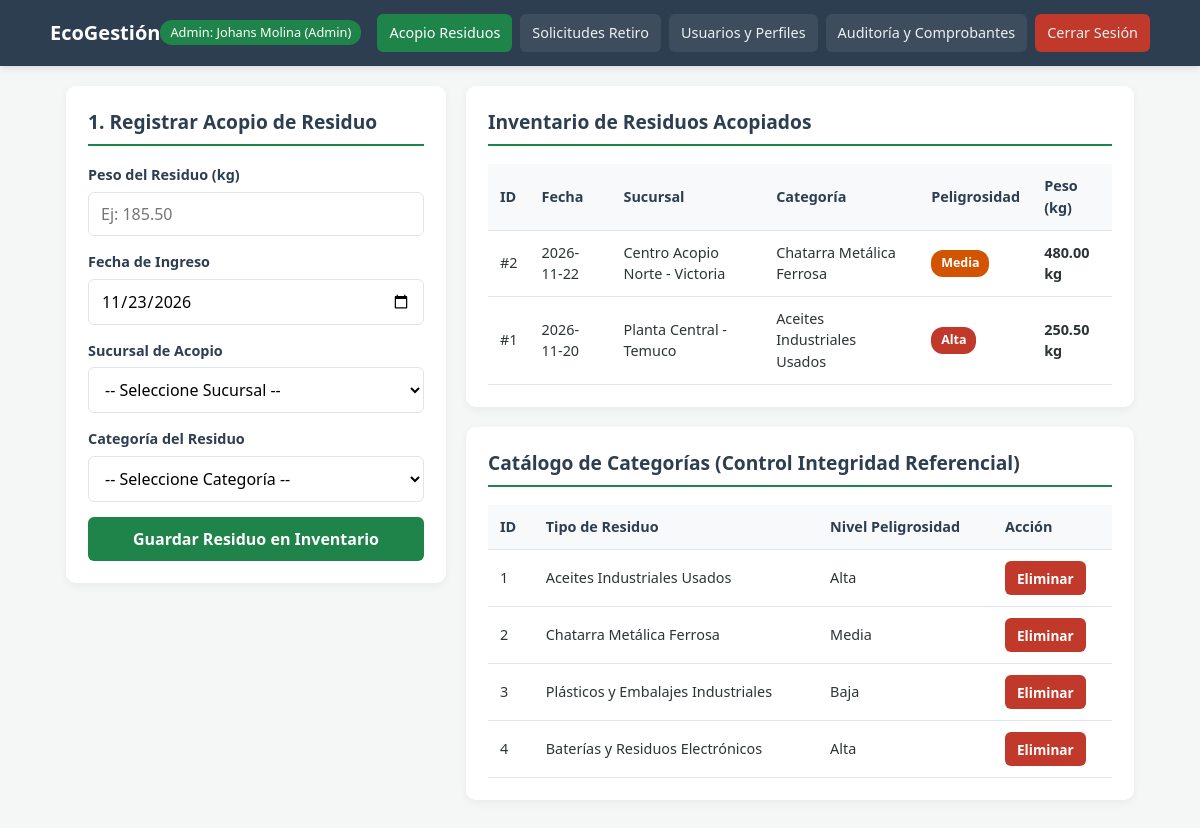
The page /dashboard.php (signed in) on the database its author committed.
### tables this page shows
CREATE TABLE IF NOT EXISTS `residuo` (
  `id_residuo` int(11) NOT NULL AUTO_INCREMENT,
  `peso_kg` decimal(10,2) NOT NULL,
  `fecha` date NOT NULL,
  `id_categoria` int(11) NOT NULL,
  `id_sucursal` int(11) NOT NULL,
  `id_usuario_registra` int(11) NOT NULL,
  PRIMARY KEY (`id_residuo`),
  KEY `fk_residuo_categoria` (`id_categoria`),
  KEY `fk_residuo_sucursal` (`id_sucursal`),
  KEY `fk_residuo_usuario` (`id_usuario_registra`),
  CONSTRAINT `fk_residuo_categoria` FOREIGN KEY (`id_categoria`) REFERENCES `categoria_residuo` (`id_categoria`) ON DELETE RESTRICT ON UPDATE CASCADE,
  CONSTRAINT `fk_residuo_sucursal` FOREIGN KEY (`id_sucursal`) REFERENCES `sucursal` (`id_sucursal`) ON DELETE RESTRICT ON UPDATE CASCADE,
  CONSTRAINT `fk_residuo_usuario` FOREIGN KEY (`id_usuario_registra`) REFERENCES `usuario` (`id_usuario`) ON DELETE RESTRICT ON UPDATE CASCADE
);

CREATE TABLE IF NOT EXISTS `sucursal` (
  `id_sucursal` int(11) NOT NULL AUTO_INCREMENT,
  `nombre_sucursal` varchar(100) NOT NULL,
  `direccion` varchar(200) NOT NULL,
  PRIMARY KEY (`id_sucursal`)
);

CREATE TABLE IF NOT EXISTS `categoria_residuo` (
  `id_categoria` int(11) NOT NULL AUTO_INCREMENT,
  `tipo_residuo` varchar(100) NOT NULL,
  `peligrosidad` varchar(50) NOT NULL,
  PRIMARY KEY (`id_categoria`)
);

### dashboard.php (the view, shortened to what this page needs)
<?php
require_once 'conexion.php';
$categorias_list = $conn->query("SELECT * FROM categoria_residuo ORDER BY id_categoria");
$residuos = $conn->query("
    SELECT r.id_residuo, r.peso_kg, r.fecha, c.tipo_residuo, c.peligrosidad, s.nombre_sucursal, u.nombre AS registrador
    FROM residuo r
    INNER JOIN categoria_residuo c ON r.id_categoria = c.id_categoria
    INNER JOIN sucursal s ON r.id_sucursal = s.id_sucursal
    INNER JOIN usuario u ON r.id_usuario_registra = u.id_usuario
    ORDER BY r.id_residuo DESC
");
?>
<!DOCTYPE html>
<html lang="es">
<head>
    <link rel="stylesheet" href="style.css">
</head>
<body>
    <nav class="navbar">
        <div class="nav-container">
            <div class="nav-brand">
                <h1>EcoGestión</h1>
                <span>Admin: <?= htmlspecialchars($_SESSION['nombre']) ?></span>
            </div>
            <div class="nav-links">
                <a href="dashboard.php" class="active">Acopio Residuos</a>
                <a href="solicitudes.php">Solicitudes Retiro</a>
                <a href="usuarios.php">Usuarios y Perfiles</a>
                <a href="auditoria.php">Auditoría y Comprobantes</a>
                <a href="logout.php" class="btn-salir">Cerrar Sesión</a>
            </div>
        </div>
    </nav>
    <div class="container grid-2">
        <div class="card">
            <h2>1. Registrar Acopio de Residuo</h2>
            <form method="POST" action="dashboard.php">
                <div class="form-group">
                    <label for="peso_kg">Peso del Residuo (kg)</label>
                    <input type="number" id="peso_kg" name="peso_kg" step="0.01" min="0.01" placeholder="Ej: 185.50" required>
                </div>
                <div class="form-group">
                    <label for="fecha">Fecha de Ingreso</label>
                    <input type="date" id="fecha" name="fecha" value="<?= date('Y-m-d') ?>" required>
                </div>
                <div class="form-group">
                    <label for="id_sucursal">Sucursal de Acopio</label>
                    <select id="id_sucursal" name="id_sucursal" required>
                        <option value="">-- Seleccione Sucursal --</option>
                    </select>
                </div>
                <div class="form-group">
                    <label for="id_categoria">Categoría del Residuo</label>
                    <select id="id_categoria" name="id_categoria" required>
                        <option value="">-- Seleccione Categoría --</option>
                    </select>
                </div>
                <button type="submit" name="registrar_residuo" class="btn btn-primary">Guardar Residuo en Inventario</button>
            </form>
        </div>
        <div style="display: flex; flex-direction: column; gap: 20px;">
            <div class="card">
                <h2>Inventario de Residuos Acopiados</h2>
                <div class="table-responsive">
                    <table>
                        <thead>
                            <tr>
                                <th>ID</th>
                                <th>Fecha</th>
                                <th>Sucursal</th>
                                <th>Categoría</th>
                                <th>Peligrosidad</th>
                                <th>Peso (kg)</th>
                            </tr>
                        </thead>
                        <tbody>
                            <?php while ($r = $residuos->fetch_assoc()): ?>
                                <?php $badge = 'badge-' . strtolower($r['peligrosidad']); ?>
                                <tr>
                                    <td>#<?= $r['id_residuo'] ?></td>
                                    <td><?= htmlspecialchars($r['fecha']) ?></td>
                                    <td><?= htmlspecialchars($r['nombre_sucursal']) ?></td>
                                    <td><?= htmlspecialchars($r['tipo_residuo']) ?></td>
                                    <td><span class="badge <?= $badge ?>"><?= htmlspecialchars($r['peligrosidad']) ?></span></td>
                                    <td><strong><?= number_format($r['peso_kg'], 2) ?> kg</strong></td>
                                </tr>
                            <?php endwhile; ?>
                        </tbody>
                    </table>
                </div>
            </div>
            <div class="card">
                <h2>Catálogo de Categorías (Control Integridad Referencial)</h2>
                <div class="table-responsive">
                    <table>
                        <thead>
                            <tr>
                                <th>ID</th>
                                <th>Tipo de Residuo</th>
                                <th>Nivel Peligrosidad</th>
                                <th>Acción</th>
                            </tr>
                        </thead>
                        <tbody>
                            <?php while ($cat = $categorias_list->fetch_assoc()): ?>
                                <tr>
                                    <td><?= $cat['id_categoria'] ?></td>
                                    <td><?= htmlspecialchars($cat['tipo_residuo']) ?></td>
                                    <td><?= htmlspecialchars($cat['peligrosidad']) ?></td>
                                    <td>
                                        <form method="POST" style="display:inline;">
                                            <button type="submit" name="eliminar_categoria" class="btn btn-danger">Eliminar</button>
                                        </form>
                                    </td>
                                </tr>
                            <?php endwhile; ?>
                        </tbody>
                    </table>
                </div>
            </div>
        </div>
    </div>
</body>
</html>

### style.css (style rules this page uses)
:root { --primary: #1e8449; --primary-hover: #145a32; --secondary: #2c3e50; --accent: #27ae60; --bg: #f4f7f6; --card-bg: #ffffff; --text: #2d3436; --muted: #636e72; --border: #dfe6e9; --danger: #c0392b; --warning: #d35400; --info: #2980b9; }
* { box-sizing: border-box; margin: 0; padding: 0; font-family: 'Segoe UI', Roboto, Helvetica, Arial, sans-serif; }
body { background-color: var(--bg); color: var(--text); line-height: 1.5; padding-bottom: 40px; }
.navbar { background-color: var(--secondary); color: #fff; padding: 14px 20px; box-shadow: 0 2px 6px rgba(0, 0, 0, 0.12); }
.nav-container { max-width: 1100px; margin: 0 auto; display: flex; flex-direction: column; gap: 12px; }
.nav-brand { display: flex; justify-content: space-between; align-items: center; }
.nav-brand h1 { font-size: 1.25rem; color: #fff; }
.nav-brand span { font-size: 0.8rem; background: var(--primary); padding: 3px 10px; border-radius: 12px; }
.nav-links { display: flex; flex-wrap: wrap; gap: 8px; }
.nav-links a { color: #ecf0f1; text-decoration: none; font-size: 0.9rem; padding: 8px 12px; border-radius: 6px; background-color: rgba(255, 255, 255, 0.08); transition: background 0.2s; }
.nav-links a:hover, .nav-links a.active { background-color: var(--primary); color: #fff; }
.nav-links a.btn-salir { background-color: var(--danger); margin-left: auto; }
.container { max-width: 1100px; margin: 20px auto; padding: 0 16px; display: grid; grid-template-columns: 1fr; gap: 20px; }
.card { background: var(--card-bg); padding: 22px; border-radius: 10px; box-shadow: 0 3px 10px rgba(0, 0, 0, 0.05); }
.card h2 { font-size: 1.2rem; color: var(--secondary); border-bottom: 2px solid var(--primary); padding-bottom: 8px; margin-bottom: 18px; }
.form-group { margin-bottom: 15px; }
label { display: block; font-weight: 600; font-size: 0.9rem; margin-bottom: 6px; color: var(--secondary); }
input[type="text"], input[type="password"], input[type="number"], input[type="date"], select { width: 100%; min-height: 44px; padding: 10px 12px; border: 1px solid var(--border); border-radius: 6px; font-size: 1rem; background-color: #fff; transition: border-color 0.2s; }
.btn { display: inline-block; width: 100%; min-height: 44px; padding: 10px 16px; border: none; border-radius: 6px; font-size: 1rem; font-weight: 600; cursor: pointer; text-align: center; text-decoration: none; transition: background 0.2s; }
.btn-primary { background-color: var(--primary); color: #fff; }
.btn-danger { background-color: var(--danger); color: #fff; width: auto; min-height: 34px; padding: 6px 12px; font-size: 0.85rem; }
.table-responsive { width: 100%; overflow-x: auto; }
table { width: 100%; border-collapse: collapse; font-size: 0.9rem; }
th, td { padding: 11px 12px; text-align: left; border-bottom: 1px solid var(--border); }
th { background-color: #f8f9fa; color: var(--secondary); font-weight: 700; }
.badge { display: inline-block; padding: 4px 10px; border-radius: 12px; font-size: 0.78rem; font-weight: 700; color: #fff; }
.badge-alta, .badge-pendiente { background-color: var(--danger); }
.badge-media, .badge-en-ruta { background-color: var(--warning); }
@media (min-width: 768px) { .nav-container { flex-direction: row; justify-content: space-between; align-items: center; } }
@media (min-width: 768px) { .grid-2 { grid-template-columns: 380px 1fr; align-items: start; } }

### rows shown on the page
residuo: id_residuo "2", fecha "2026-11-22", id_sucursal.nombre_sucursal "Centro Acopio Norte - Victoria", id_categoria.tipo_residuo "Chatarra Metálica Ferrosa", id_categoria.peligrosidad "Media", peso_kg "480.00"
residuo: id_residuo "1", fecha "2026-11-20", id_sucursal.nombre_sucursal "Planta Central - Temuco", id_categoria.tipo_residuo "Aceites Industriales Usados", id_categoria.peligrosidad "Alta", peso_kg "250.50"
categoria_residuo: id_categoria "1", tipo_residuo "Aceites Industriales Usados", peligrosidad "Alta"
categoria_residuo: id_categoria "2", tipo_residuo "Chatarra Metálica Ferrosa", peligrosidad "Media"
categoria_residuo: id_categoria "3", tipo_residuo "Plásticos y Embalajes Industriales", peligrosidad "Baja"
categoria_residuo: id_categoria "4", tipo_residuo "Baterías y Residuos Electrónicos", peligrosidad "Alta"

### other values the page prints
$_SESSION['nombre'] "Johans Molina (Admin)"
